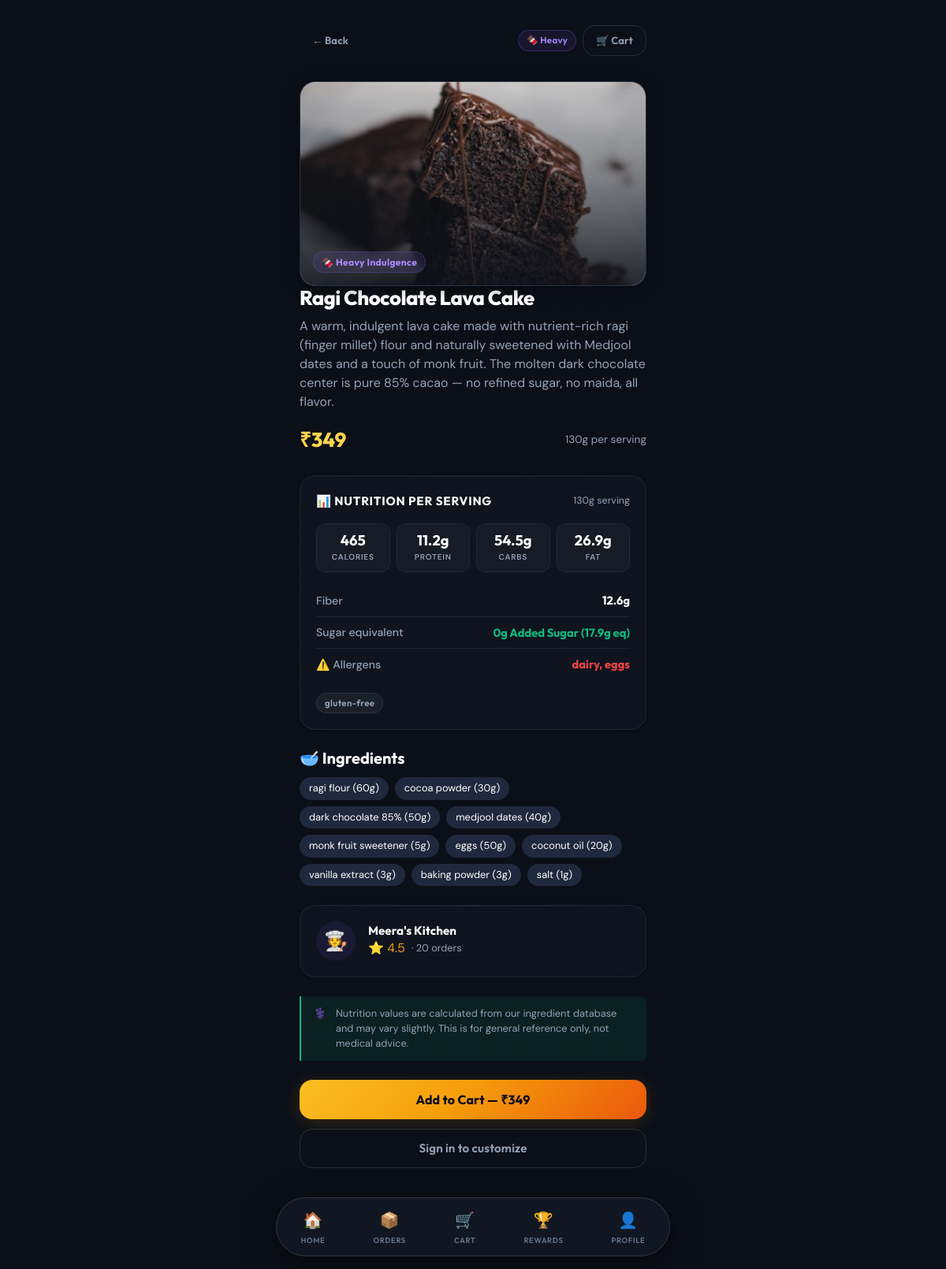
Page /app/dessert/7e27bd9b-e80b-4129-8df3-e014ca7b0511 on the committed database.
### app/models/dessert.py (models this page shows, shortened)
class Dessert(Base):
    __tablename__ = "desserts"
    id: Mapped[str] = mapped_column(String(36), primary_key=True, default=lambda: str(uuid.uuid4()))
    name: Mapped[str] = mapped_column(String(200))
    description: Mapped[str] = mapped_column(Text, default="")
    short_description: Mapped[str] = mapped_column(String(300), default="")
    image_url: Mapped[str | None] = mapped_column(String(500), nullable=True)
    base_ingredients: Mapped[list] = mapped_column(JSON, default=list)
    recipe_steps: Mapped[list] = mapped_column(JSON, default=list)
    serving_size_g: Mapped[float] = mapped_column(Float, default=100.0)
    servings_per_recipe: Mapped[int] = mapped_column(Integer, default=1)
    calories: Mapped[float] = mapped_column(Float, default=0.0)
    protein_g: Mapped[float] = mapped_column(Float, default=0.0)
    carbs_g: Mapped[float] = mapped_column(Float, default=0.0)
    fat_g: Mapped[float] = mapped_column(Float, default=0.0)
    fiber_g: Mapped[float] = mapped_column(Float, default=0.0)
    sugar_equivalent_g: Mapped[float] = mapped_column(Float, default=0.0)
    full_nutrition: Mapped[dict | None] = mapped_column(JSON, nullable=True)
    tag: Mapped[str] = mapped_column(String(20), default="balanced")  # light, balanced, heavy
    allergens: Mapped[list] = mapped_column(JSON, default=list)  # ["nuts", "dairy", "gluten"]
    dietary_flags: Mapped[list] = mapped_column(JSON, default=list)  # ["vegan", "eggless", "gluten-free"]
    price: Mapped[float] = mapped_column(Float, default=0.0)  # INR
    is_ai_generated: Mapped[bool] = mapped_column(Boolean, default=False)
    ai_generation_prompt: Mapped[str | None] = mapped_column(Text, nullable=True)
    approval_status: Mapped[str] = mapped_column(String(20), default="approved")
    approved_by: Mapped[str | None] = mapped_column(String(36), nullable=True)
    baker_id: Mapped[str | None] = mapped_column(String(36), ForeignKey("bakers.id"), nullable=True)
    is_active: Mapped[bool] = mapped_column(Boolean, default=True)
    is_signature: Mapped[bool] = mapped_column(Boolean, default=False)  # platform signature items
    order_count: Mapped[int] = mapped_column(Integer, default=0)
    created_at: Mapped[datetime] = mapped_column(DateTime, default=datetime.utcnow)
    updated_at: Mapped[datetime] = mapped_column(DateTime, default=datetime.utcnow, onupdate=datetime.utcnow)
    baker: Mapped["Baker | None"] = relationship("Baker", back_populates="desserts", lazy="selectin")
    ingredients: Mapped[list["DessertIngredient"]] = relationship("DessertIngredient", back_populates="dessert", lazy="selectin")
    modifiers: Mapped[list["DessertModifier"]] = relationship("DessertModifier", back_populates="dessert", lazy="selectin")

### app/models/baker.py (models this page shows, shortened)
class Baker(Base):
    __tablename__ = "bakers"
    id: Mapped[str] = mapped_column(String(36), primary_key=True, default=lambda: str(uuid.uuid4()))
    user_id: Mapped[str] = mapped_column(String(36), ForeignKey("users.id"), unique=True)
    business_name: Mapped[str | None] = mapped_column(String(200), nullable=True)
    bio: Mapped[str | None] = mapped_column(Text, nullable=True)
    skills: Mapped[list] = mapped_column(JSON, default=list)
    specialties: Mapped[list] = mapped_column(JSON, default=list)
    fssai_number: Mapped[str | None] = mapped_column(String(20), nullable=True)
    fssai_verified: Mapped[bool] = mapped_column(Boolean, default=False)
    kitchen_photos: Mapped[list] = mapped_column(JSON, default=list)
    sample_photos: Mapped[list] = mapped_column(JSON, default=list)
    city: Mapped[str | None] = mapped_column(String(100), nullable=True)
    area: Mapped[str | None] = mapped_column(String(200), nullable=True)
    latitude: Mapped[float | None] = mapped_column(Float, nullable=True)
    longitude: Mapped[float | None] = mapped_column(Float, nullable=True)
    delivery_radius_km: Mapped[float] = mapped_column(Float, default=5.0)
    availability: Mapped[dict | None] = mapped_column(JSON, nullable=True)
    accepts_ai_custom_orders: Mapped[bool] = mapped_column(Boolean, default=True)
    max_daily_orders: Mapped[int] = mapped_column(Integer, default=10)
    status: Mapped[str] = mapped_column(String(30), default=BakerStatus.APPLIED.value)
    avg_rating: Mapped[float] = mapped_column(Float, default=0.0)
    total_reviews: Mapped[int] = mapped_column(Integer, default=0)
    total_orders_completed: Mapped[int] = mapped_column(Integer, default=0)
    avg_prep_time_mins: Mapped[int] = mapped_column(Integer, default=45)
    total_earnings: Mapped[float] = mapped_column(Float, default=0.0)
    pending_payout: Mapped[float] = mapped_column(Float, default=0.0)
    created_at: Mapped[datetime] = mapped_column(DateTime, default=datetime.utcnow)
    approved_at: Mapped[datetime | None] = mapped_column(DateTime, nullable=True)
    updated_at: Mapped[datetime] = mapped_column(DateTime, default=datetime.utcnow, onupdate=datetime.utcnow)
    user: Mapped["User"] = relationship("User", lazy="selectin")
    orders: Mapped[list["Order"]] = relationship("Order", back_populates="baker", lazy="selectin")
    reviews: Mapped[list["Review"]] = relationship("Review", back_populates="baker", lazy="selectin")
    desserts: Mapped[list["Dessert"]] = relationship("Dessert", back_populates="baker", lazy="selectin")

### app/main.py (the view)
@app.get("/app/dessert/{dessert_id}", response_class=HTMLResponse)
async def customer_dessert_detail(dessert_id: str, request: Request, db: AsyncSession = Depends(get_db)):
    user = await get_template_user(request, db)
    result = await db.execute(select(Dessert).where(Dessert.id == dessert_id))
    dessert = result.scalar_one_or_none()
    if not dessert:
        return RedirectResponse(url="/app/")
    baker_info = None
    if dessert.baker_id:
        baker_result = await db.execute(select(Baker).where(Baker.id == dessert.baker_id))
        baker = baker_result.scalar_one_or_none()
        if baker:
            baker_user_result = await db.execute(select(User).where(User.id == baker.user_id))
            baker_user = baker_user_result.scalar_one_or_none()
            baker_info = {
                "name": baker_user.full_name if baker_user else baker.business_name,
                "business_name": baker.business_name,
                "avg_rating": baker.avg_rating,
                "total_orders": baker.total_orders_completed,
            }
    return TR(request, "customer/dessert_detail.html", {
        "user": user, "dessert": dessert, "baker": baker_info,
    })

### app/templates/customer/dessert_detail.html (shortened to what this page needs)
{% extends "base.html" %}
{% block content %}
<div class="page-content">
    <div class="top-bar">
        <a href="/app/" class="btn btn-ghost btn-sm">← Back</a>
        <div class="flex items-center gap-2">
            <span class="tag tag-{{ dessert.tag }}">
                {% if dessert.tag == 'light' %}🌿 Light{% elif dessert.tag == 'heavy' %}🍫 Heavy{% else %}⚖️ Balanced{% endif %}
            </span>
            <a href="/app/cart" class="btn btn-outline btn-sm" style="position: relative; display: inline-flex; align-items: center; gap: 6px;">
                <span>🛒 Cart</span>
            </a>
        </div>
    </div>
    <div class="card-img-container mb-5 animate-fade-in-up" style="position: relative; width: 100%; height: 260px; border-radius: var(--radius-xl); overflow: hidden; background: #18202F; border: 1px solid var(--border-subtle); box-shadow: var(--shadow-md);">
        {% if dessert.image_url %}
        <img src="{{ dessert.image_url }}" alt="{{ dessert.name }}" class="food-img" style="width: 100%; height: 100%; object-fit: cover;">
        {% else %}
        <div style="width: 100%; height: 100%; display: flex; align-items: center; justify-content: center; font-size: 5rem;">🍰</div>
        {% endif %}
        <div style="position: absolute; bottom: 16px; left: 16px; z-index: 2;">
            <span class="tag tag-{{ dessert.tag }}" style="backdrop-filter: blur(8px); font-size: 0.75rem; font-weight: 700;">
                {% if dessert.tag == 'light' %}🌿 Light Category{% elif dessert.tag == 'heavy' %}🍫 Heavy Indulgence{% else %}⚖️ Balanced Energy{% endif %}
            </span>
        </div>
    </div>
    <h1 style="font-size: 1.6rem; font-weight: 800; color: #FFFFFF; margin-bottom: var(--space-2);">{{ dessert.name }}</h1>
    <p class="text-subtitle mb-4" style="color: var(--text-secondary); line-height: 1.5;">{{ dessert.description }}</p>
    <div class="flex items-center justify-between mb-6">
        <span style="font-family: var(--font-display); font-weight: 800; font-size: 1.6rem; color: var(--honey-light);">₹{{ dessert.price|int }}</span>
        <span class="text-muted" style="font-size: 0.85rem;">{{ dessert.serving_size_g|int }}g per serving</span>
    </div>
    <div class="card mb-6 animate-fade-in-up" style="border: 1px solid var(--border-subtle); background: var(--bg-surface-glass);">
        <div class="card-body" style="padding: var(--space-5);">
            <div class="flex items-center justify-between mb-4">
                <span style="font-family: var(--font-display); font-weight: 700; font-size: 0.95rem; color: #FFFFFF; text-transform: uppercase; letter-spacing: 0.05em;">
                    📊 Nutrition per serving
                </span>
                <span class="text-muted" style="font-size: 0.78rem;">{{ dessert.serving_size_g|int }}g serving</span>
            </div>
            <div class="macro-stat-grid mb-4">
                <div class="mini-stat-card">
                    <div class="stat-number">{{ dessert.calories|int }}</div>
                    <div class="stat-label">CALORIES</div>
                </div>
                <div class="mini-stat-card">
                    <div class="stat-number">{{ dessert.protein_g|round(1) }}g</div>
                    <div class="stat-label">PROTEIN</div>
                </div>
                <div class="mini-stat-card">
                    <div class="stat-number">{{ dessert.carbs_g|round(1) }}g</div>
                    <div class="stat-label">CARBS</div>
                </div>
                <div class="mini-stat-card">
                    <div class="stat-number">{{ dessert.fat_g|round(1) }}g</div>
                    <div class="stat-label">FAT</div>
                </div>
            </div>
            <div class="nutrition-row" style="border-bottom: 1px solid var(--border-subtle);">
                <span class="label">Fiber</span>
                <span class="value">{{ dessert.fiber_g|round(1) }}g</span>
            </div>
            <div class="nutrition-row" style="border-bottom: 1px solid var(--border-subtle);">
                <span class="label">Sugar equivalent</span>
                <span class="value" style="color: var(--pista);">0g Added Sugar ({{ dessert.sugar_equivalent_g|round(1) }}g eq)</span>
            </div>
            {% if dessert.allergens %}
            <div class="nutrition-row" style="border-bottom: none;">
                <span class="label">⚠️ Allergens</span>
                <span class="value" style="color: var(--danger);">{{ dessert.allergens|join(', ') }}</span>
            </div>
            {% endif %}
            {% if dessert.dietary_flags %}
            <div class="flex flex-wrap gap-1 mt-4">
                {% for flag in dessert.dietary_flags %}
                <span class="soft-tag">{{ flag }}</span>
                {% endfor %}
            </div>
            {% endif %}
        </div>
    </div>
    <div class="mb-6">
        <h3 class="mb-3">🥣 Ingredients</h3>
        <div style="display: flex; flex-wrap: wrap; gap: var(--space-2);">
            {% for ing in dessert.base_ingredients %}
            <span style="padding: var(--space-1) var(--space-3); background: var(--malai-deep); border-radius: var(--radius-full); font-size: 0.8rem;">
                {{ ing.name }} ({{ ing.quantity_g|int }}g)
            </span>
            {% endfor %}
        </div>
    </div>
    {% if baker %}
    <div class="card mb-6" style="border: 1px solid var(--cream-border);">
        <div class="card-body flex items-center gap-4">
            <div style="width: 50px; height: 50px; border-radius: 50%; background: var(--jamun-bg); display: flex; align-items: center; justify-content: center; font-size: 1.5rem;">🧑‍🍳</div>
            <div>
                <h4 style="font-size: 0.95rem;">{{ baker.business_name or baker.name }}</h4>
                <div class="flex items-center gap-2">
                    <span style="color: var(--honey);">⭐ {{ baker.avg_rating }}</span>
                    <span class="text-muted" style="font-size: 0.8rem;">· {{ baker.total_orders }} orders</span>
                </div>
            </div>
        </div>
    </div>
    {% endif %}
    <div class="disclaimer mb-6">
        <span>⚕️</span>
        <span>Nutrition values are calculated from our ingredient database and may vary slightly. This is for general reference only, not medical advice.</span>
    </div>
    <div class="flex flex-col gap-3" style="padding-bottom: var(--space-8);">
        <button class="btn btn-primary btn-block btn-lg" onclick="addToCart()">
            Add to Cart — ₹{{ dessert.price|int }}
        </button>
        {% if user %}
        <a href="/app/customizer/{{ dessert.id }}" class="btn btn-secondary btn-block btn-lg">
            ✨ Customize with AI
        </a>
        {% else %}
        <a href="/app/login" class="btn btn-outline btn-block">Sign in to customize</a>
        {% endif %}
    </div>
</div>
{% endblock %}
{% block nav %}
<nav class="bottom-nav">
    <a href="/app/"><span class="nav-icon">🏠</span><span>Home</span></a>
    <a href="/app/orders"><span class="nav-icon">📦</span><span>Orders</span></a>
    <a href="/app/cart" style="position: relative;"><span class="nav-icon">🛒</span><span>Cart</span>
    </a>
    <a href="/app/rewards"><span class="nav-icon">🏆</span><span>Rewards</span></a>
    <a href="/app/profile"><span class="nav-icon">👤</span><span>Profile</span></a>
</nav>
{% endblock %}

### app/templates/base.html (style rules this page uses)
.page-content { animation: fadeInUp 0.4s cubic-bezier(0.16, 1, 0.3, 1); }

### rows in the picture
Dessert: image_url (picture), name "Ragi Chocolate Lava Cake", description "A warm, indulgent lava cake made with nutrient-rich ragi (finger millet) flour and naturally sweetened with Medjool dates and a touch of monk fruit. The molten dark chocolate center is pure 85% cacao — no refined sugar, no maida, all flavor.", price "349", serving_size_g "130", calories "465", protein_g "11.2", carbs_g "54.5", fat_g "26.9", fiber_g "12.6", sugar_equivalent_g "17.9", allergens "dairy, eggs"
Baker: business_name "Meera's Kitchen", avg_rating "4.5"

### other values in the picture
{{ flag }} "gluten-free"
{{ ing.name }} "ragi flour" "cocoa powder" "dark chocolate 85%" "medjool dates" "monk fruit sweetener" "eggs" "coconut oil" "vanilla extract" "baking powder" "salt"
{{ ing.quantity_g|int }} "60" "30" "50" "40" "5" "50" "20" "3" "3" "1"
{{ baker.total_orders }} "20"
